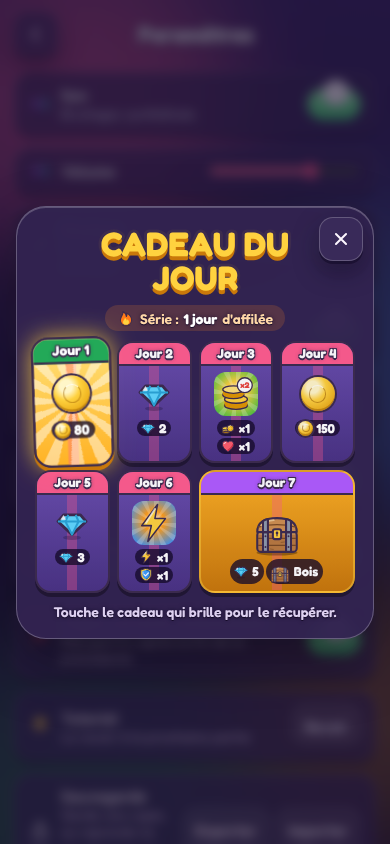
#> input picture calendar.png, 390 x 844 px, given in place of icon-1024.png, which was not available
$ python native-assets.py
#> lines starting #> are read from the running program, lines starting #| are printed output that depends on the picture; after the words box and inside, x2 and y2 are one past the last pixel; in counts of white or black regions, pixels touching at a corner belong together
# Icônes et écrans de démarrage des apps Android et iOS, dérivés de store/icon-1024.png et store/icon-maskable-1024.png
# (générés par : NODE_PATH=$(npm root -g) node tools/make-icons.mjs --store). Nécessite Python 3 + Pillow.
#   python3 tools/native-assets.py
from PIL import Image, ImageDraw
import os
R = os.path.join(os.path.dirname(os.path.abspath(__file__)), '..')
BG = (28, 16, 54)   # #1c1036, fond du jeu
full = Image.open(os.path.join(R, 'store/icon-1024.png')).convert('RGBA')
mask = Image.open(os.path.join(R, 'store/icon-maskable-1024.png')).convert('RGBA')
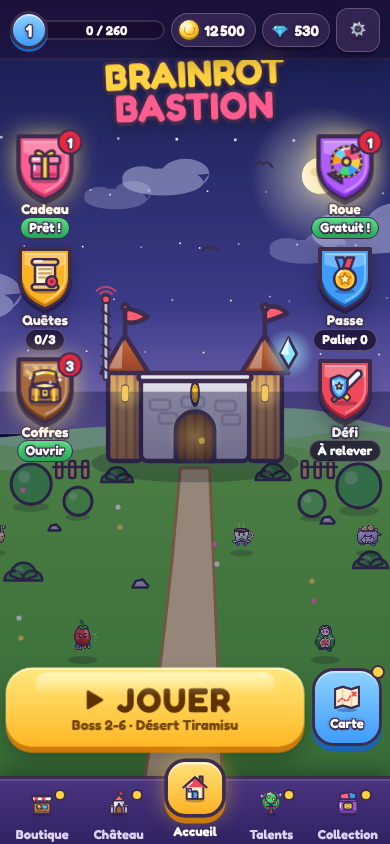
#> input picture castle-back.png, 390 x 844 px, given in place of icon-maskable-1024.png, which was not available
res = os.path.join(R, 'android/app/src/main/res')
def flat(im):   # sans canal alpha (exigé par l'App Store)
    b = Image.new('RGB', im.size, BG); b.paste(im, (0, 0), im); return b
# --- Android : icône classique, ronde, et premier plan de l'icône adaptative
for d, s in {'mdpi': 48, 'hdpi': 72, 'xhdpi': 96, 'xxhdpi': 144, 'xxxhdpi': 192}.items():
    ic = full.resize((s, s), Image.LANCZOS); ic.save(f'{res}/mipmap-{d}/ic_launcher.png')
    m = Image.new('L', (s * 4, s * 4), 0); ImageDraw.Draw(m).ellipse((0, 0, s * 4 - 1, s * 4 - 1), fill=255); m = m.resize((s, s), Image.LANCZOS)
    rd = Image.new('RGBA', (s, s), (0, 0, 0, 0)); rd.paste(ic, (0, 0), m); rd.save(f'{res}/mipmap-{d}/ic_launcher_round.png')
    fg = int(s * 2.25); mask.resize((fg, fg), Image.LANCZOS).save(f'{res}/mipmap-{d}/ic_launcher_foreground.png')
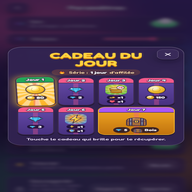
#> ic: PIL image 192x192 RGBA; mean R, G, B, A 71.6, 51.1, 76.5, 255
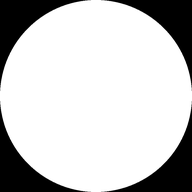
#> m: PIL image 192x192 L; min 0, max 255, mean 200.2
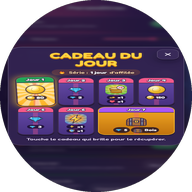
#> rd: PIL image 192x192 RGBA; mean R, G, B, A 62.3, 44.7, 63.3, 200.2; transparent parts drawn white
#> in flat, `b = Image.new('RGB', im.size, BG)`:
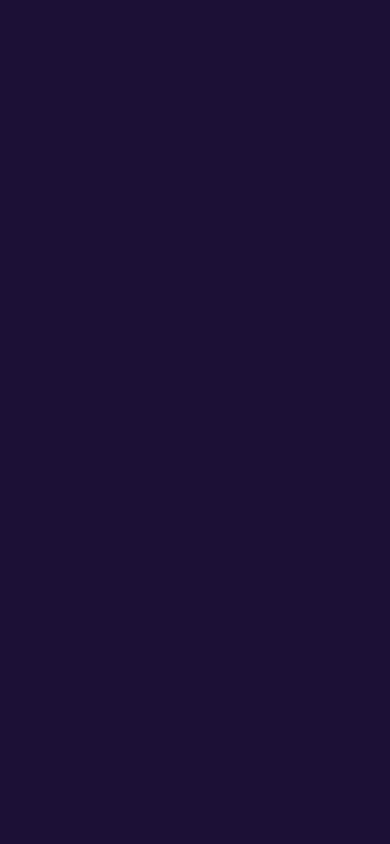
#> b: PIL image 390x844 RGB; mean R, G, B 28, 16, 54
#> in flat, b is the input picture: PIL image 390x844 RGB; mean R, G, B 71.7, 51.1, 76.5
with open(f'{res}/values/ic_launcher_background.xml', 'w') as f:
    f.write('<?xml version="1.0" encoding="utf-8"?>\n<resources>\n    <color name="ic_launcher_background">#1C1036</color>\n</resources>\n')
# --- écrans de démarrage : fond du jeu, icône arrondie au centre
def splash(w, h):
#> called with w = 2732, h = 2732
    im = Image.new('RGB', (w, h), BG); s = int(min(w, h) * 0.34)
    ic = full.resize((s, s), Image.LANCZOS); m = Image.new('L', (s * 2, s * 2), 0)
#> after `m = Image.new('L', (s * 2, s * 2), 0)`: m: PIL image 1856x1856 L; every value is 0
    ImageDraw.Draw(m).rounded_rectangle((0, 0, s * 2 - 1, s * 2 - 1), radius=int(s * 0.44), fill=255); m = m.resize((s, s), Image.LANCZOS)
#> after `ImageDraw.Draw(m).rounded_rectangle((0, 0, s * 2 - 1, s * 2 - 1), radi`:
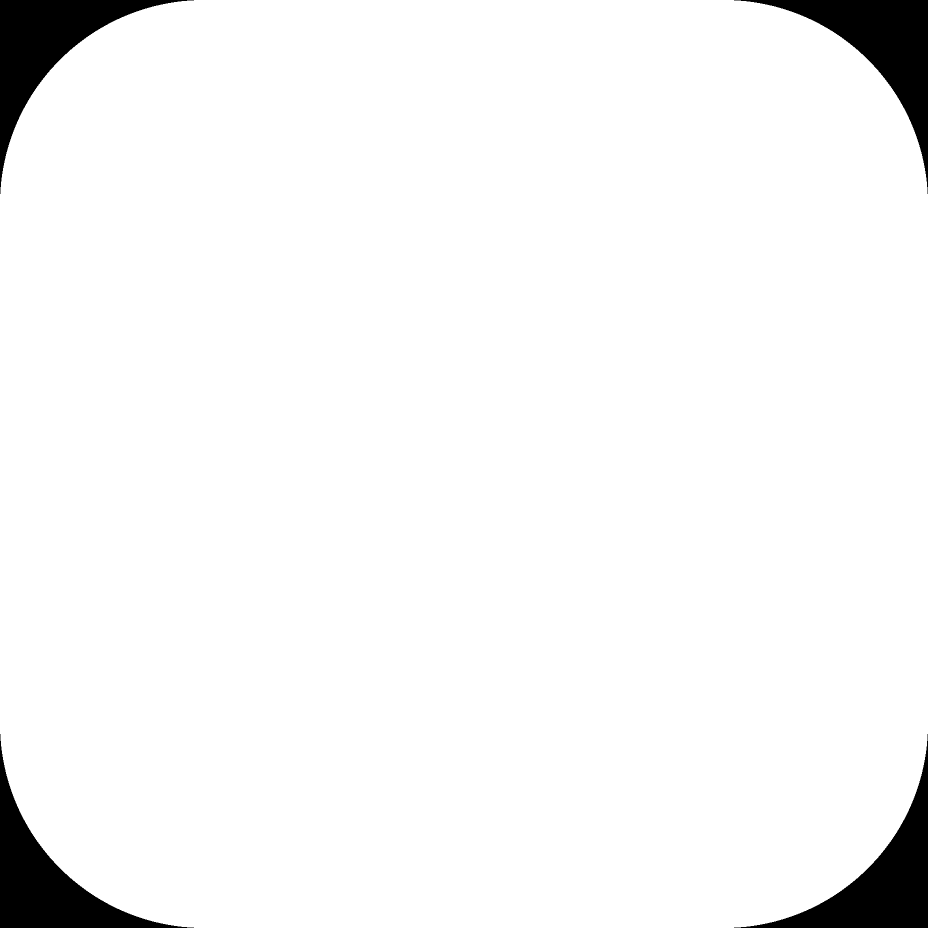
#> m: PIL image 1856x1856 L (shown at 1/2 size); 95.8% white; 4 black regions, box (x1, y1, x2, y2) and area: (0, 0, 388, 388) 35838, (1468, 0, 1856, 388) 35838, (0, 1468, 388, 1856) 35838, (1468, 1468, 1856, 1856) 35838
    im.paste(ic, ((w - s) // 2, (h - s) // 2), m); return im
#> after `im.paste(ic, ((w - s) // 2, (h - s) // 2), m)`:
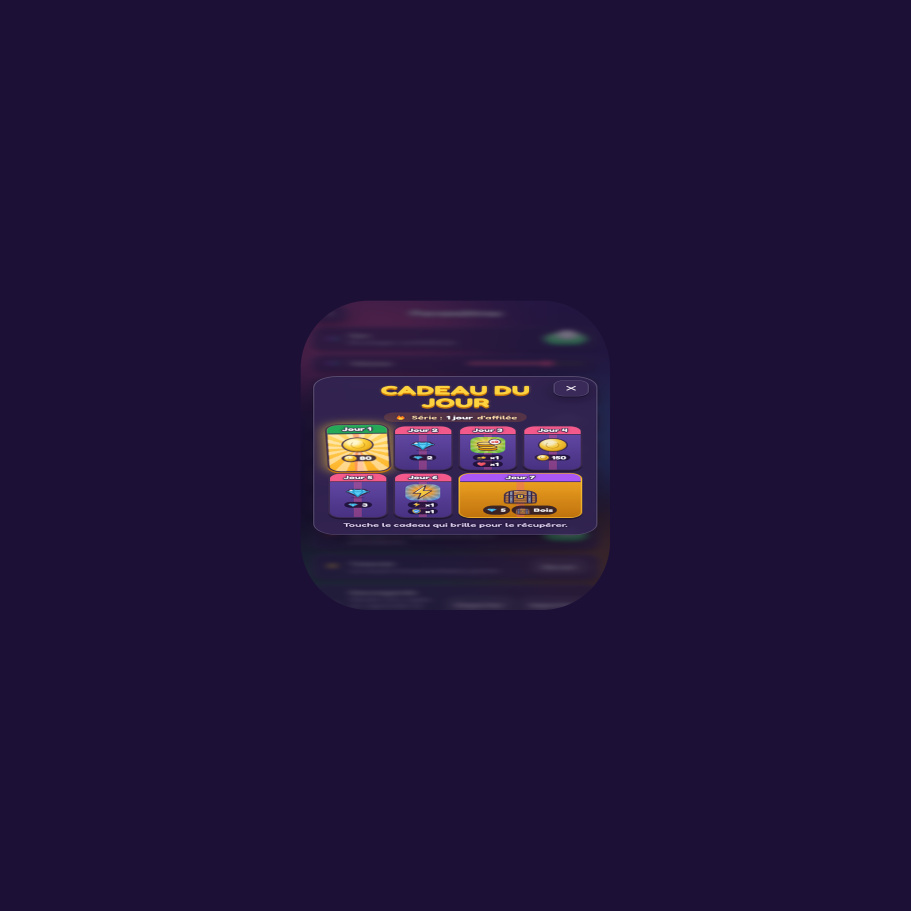
#> im: PIL image 2732x2732 RGB (shown at 1/3 size); mean R, G, B 33, 20, 56.6
for d in os.listdir(res):
    p = os.path.join(res, d, 'splash.png')
    if d.startswith('drawable') and os.path.exists(p):
        w, h = Image.open(p).size; splash(w, h).save(p)
# --- iOS : icône 1024 sans alpha, écran de démarrage 2732
ios = os.path.join(R, 'ios/App/App/Assets.xcassets')
flat(full).save(f'{ios}/AppIcon.appiconset/AppIcon-512@2x.png')
sp = splash(2732, 2732)
for n in ['splash-2732x2732.png', 'splash-2732x2732-1.png', 'splash-2732x2732-2.png']: sp.save(f'{ios}/Splash.imageset/{n}')
print('Icônes et écrans de démarrage Android + iOS générés')
